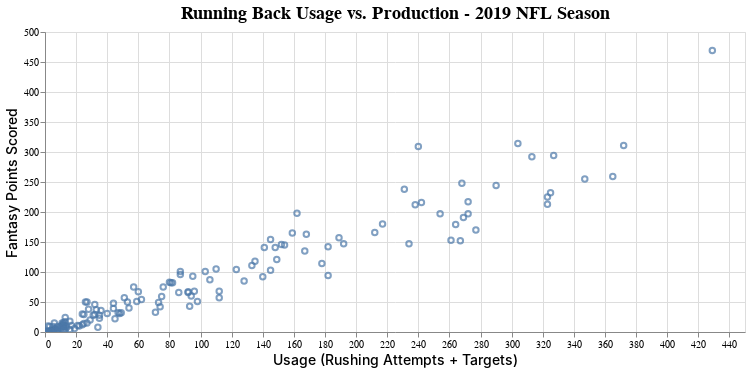

The code cell stored with this chart in its notebook:
### Markdown cell above
Time for some interactive charts!

### Code cell
#collapse
chart = alt.Chart(rb_df, title='Running Back Usage vs. Production - 2019 NFL Season').mark_point().encode(
    alt.X('Usage', title='Usage (Rushing Attempts + Targets)'),
    alt.Y('FantasyPoints', title='Fantasy Points Scored'),
    tooltip = ['Player', 'Rank', 'Age', 'Yds', 'TD', 'Usage', 'FantasyPoints']
).interactive()

chart = chart.configure_title(
    fontSize=18,
).configure_axis(
    titleFontSize = 14,
    titleFontWeight = 500
)

chart.properties(
    width=700
)

### Figure 1 — Vega-Lite specification as saved in the notebook (floating-point values rounded to 4 significant figures; data arrays with more than 128 entries replaced by an {"elided": "..."} marker saying what was removed)
{"config": {"view": {"continuousWidth": 400, "continuousHeight": 300}, "axis": {"titleFontSize": 14, "titleFontWeight": 500}, "title": {"fontSize": 18}}, "data": {"name": "data-dfcfa295ea89f17d8fa66b54d3f1c642"}, "mark": "point", "encoding": {"tooltip": [{"type": "nominal", "field": "Player"}, {"type": "quantitative", "field": "Rank"}, {"type": "quantitative", "field": "Age"}, {"type": "quantitative", "field": "Yds"}, {"type": "quantitative", "field": "TD"}, {"type": "quantitative", "field": "Usage"}, {"type": "quantitative", "field": "FantasyPoints"}], "x": {"type": "quantitative", "field": "Usage", "title": "Usage (Rushing Attempts + Targets)"}, "y": {"type": "quantitative", "field": "FantasyPoints", "title": "Fantasy Points Scored"}}, "selection": {"selector002": {"type": "interval", "bind": "scales", "encodings": ["x", "y"]}}, "title": "Running Back Usage vs. Production - 2019 NFL Season", "width": 700, "$schema": "https://vega.github.io/schema/vega-lite/v4.8.1.json", "datasets": {"data-dfcfa295ea89f17d8fa66b54d3f1c642": {"elided": "153 records"}}}
